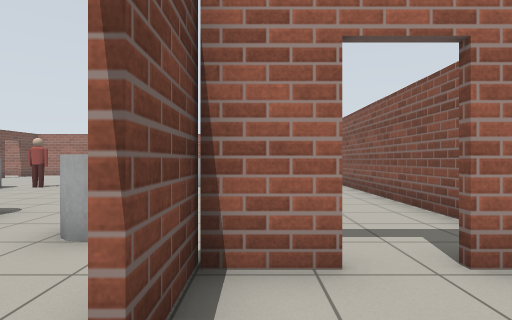
View 1 (above)

16 first-person views from a walk through a robot-simulator world made for Gazebo. The camera is 0.94 m above the floor, looks level and sees 80° across. The floor is counted in squares, 1 m on a side. Each view is taken from the middle of a square. On the plan, view 1 faces up. The plan holds only what a view shows up to about 11 squares ahead; the rest is blank. Simple shapes stand in for some stock models.

View 2
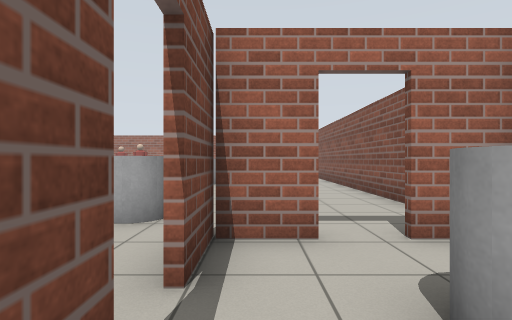

View 3
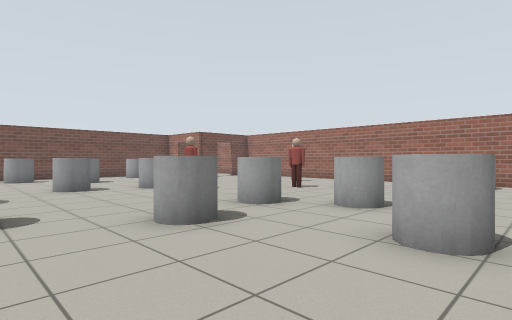

View 4
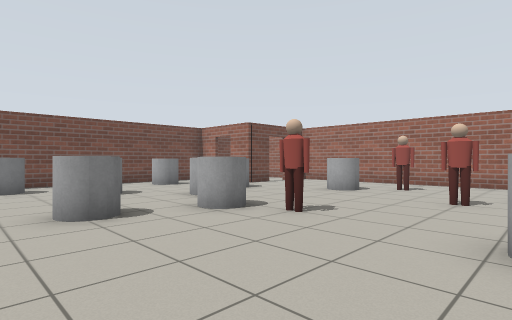

View 5
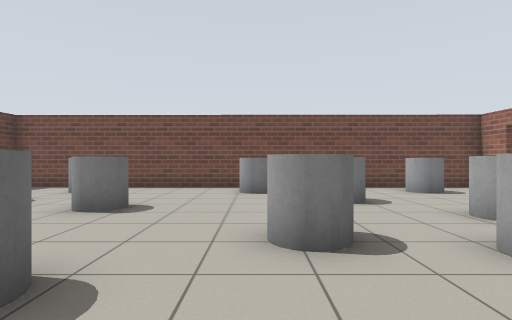

View 6
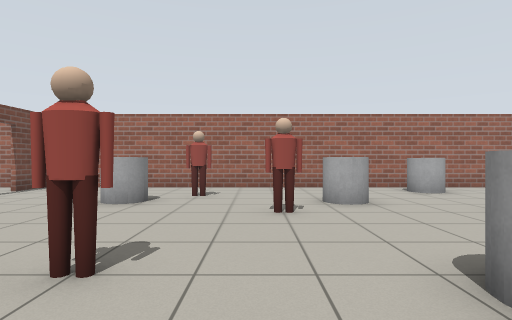

View 7
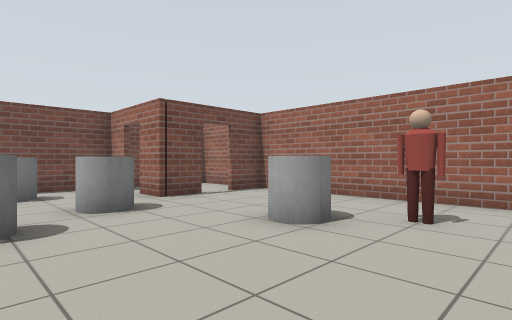

View 8
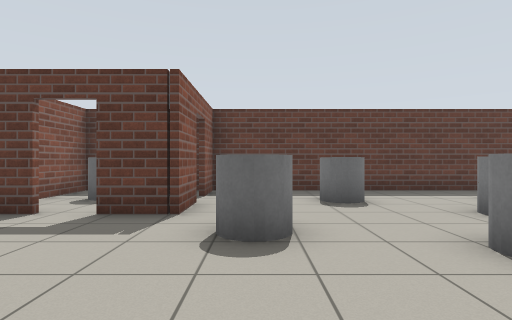

View 9
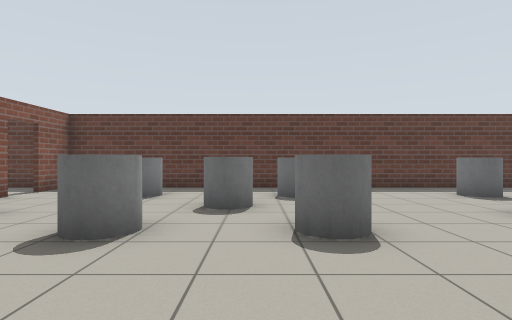

View 10
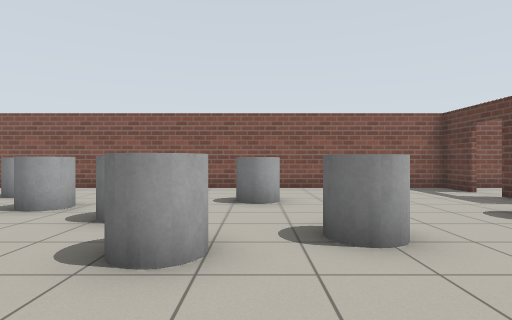

View 11
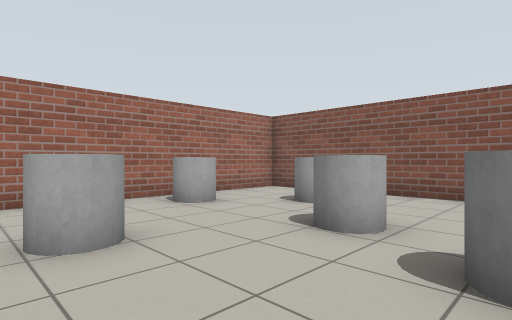

View 12
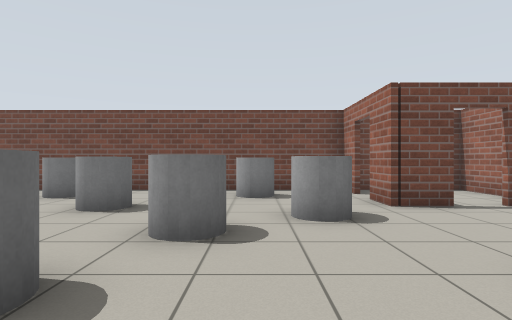

View 13
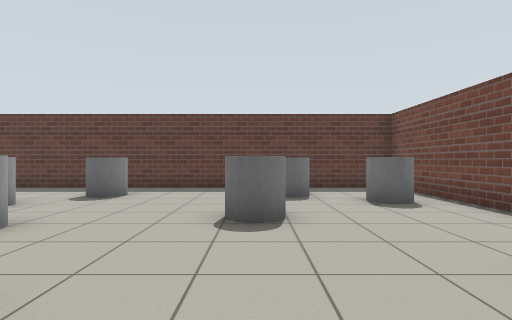

View 14
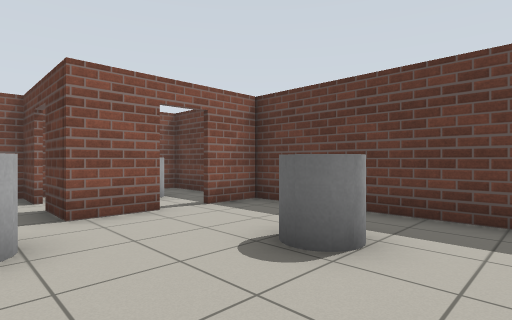

View 15
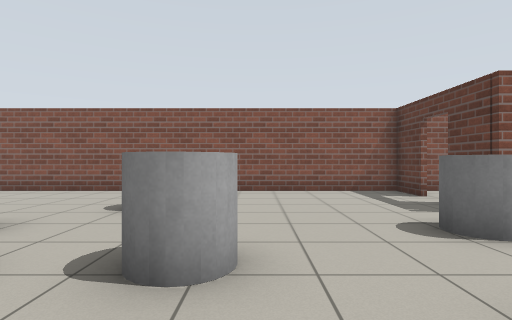

View 16
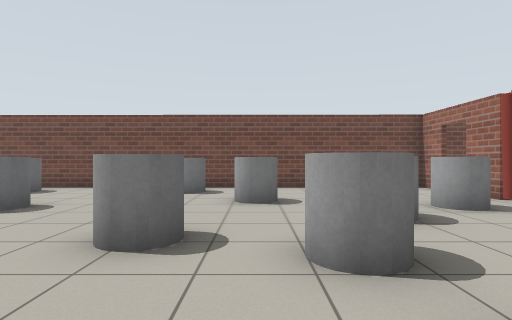

### Floor plan
Points are (right, up) in squares from view 1. A wall is a line through its corners. A room is listed if a view was taken in it or the views show most of it. See-through windows are left out.
Room 1 (views 1, 2)
walls: (0.7, 2.6) (-0.5, 2.6) (-0.5, 1.1); (-0.5, 0.1) (-0.5, -0.4); (-0.2, -1.3) (3.2, -1.3) (3.2, 2.6) (1.7, 2.6)
ways out: open door at (-1, 0.5) to room 2; open door at (1.5, 3) to room 2
objects: grey cylinder (1, 0) to (2, 1)
Room 2 (views 3, 4, 5, 6, 7, 8, 9, 10, 11, 12, 13, 14, 15, 16)
walls: (-13.2, 16) (-13.2, 14.7) (-14.4, 14.7); (-0.7, 1.1) (-0.7, 2.8) (0.7, 2.8); (-15.4, 14.7) (-16.5, 14.7); (1.7, 2.8) (3.2, 2.8) (3.2, 18.4) (-13.2, 18.4) (-13.2, 17); (-16.5, 16.3) (-16.6, -1.3) (-0.7, -1.3) (-0.7, 0.1)
ways out: open door at (-1, 0.5) to room 1; open door at (1.5, 3) to room 1; open door at (-15, 15) to room 3; open door at (-13, 16.5) to room 3
objects: grey cylinder (-15, 2); grey cylinder (-15, 7); grey cylinder (-15, 12); grey cylinder (-13, 1); grey cylinder (-13, 9); grey cylinder (-12, 4); grey cylinder (-12, 13); grey cylinder (-11, 11); grey cylinder (-10, 7) to (-9, 8); grey cylinder (-9, 10); grey cylinder (-9, 15); grey cylinder (-8, 1); grey cylinder (-8, 5); person (-8, 10) to (-7, 11); person (-8, 16) to (-7, 16); grey cylinder (-7, 2) to (-6, 3); person (-6, 14) to (-5, 14); grey cylinder (-5, 5); grey cylinder (-4, 1); grey cylinder (-4, 7) to (-3, 8); grey cylinder (-4, 10); grey cylinder (-4, 15); grey cylinder (-2, 4); grey cylinder (-2, 11); grey cylinder (-1, 13); grey cylinder (-1, 17); grey cylinder (0, 9); grey cylinder (1, 15)
Room 3 (no view inside)
walls: (-14.3, 18.4) (-16.5, 18.4)
ways out: open door at (-15, 15) to room 2; open door at (-13, 16.5) to room 2

Where each view was taken, in squares from view 1:
view 1: 0 up, 0 right, facing up
view 2: 1 down, 0 right, facing up
view 3: 5 up, 1 right, facing up-left
view 4: 6 up, 4 left, facing up-left
view 5: 7 up, 6 left, facing left
view 6: 8 up, 6 left, facing up
view 7: 11 up, 6 left, facing up-left
view 8: 8 up, 2 left, facing down
view 9: 9 up, 7 left, facing down
view 10: 9 up, 7 left, facing right
view 11: 11 up, 5 left, facing up-right
view 12: 12 up, 7 left, facing left
view 13: 9 up, 12 left, facing down
view 14: 4 up, 6 left, facing down-right
view 15: 7 up, 6 left, facing right
view 16: 9 up, 6 left, facing left
